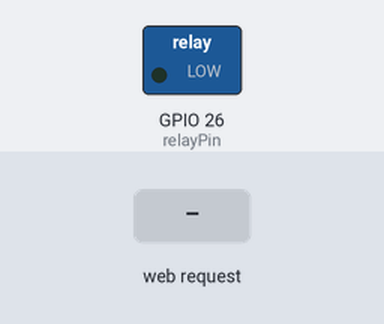
The sketch below on a simulated ESP32. Shown: switched loads named in the sketch (green lamp = pin HIGH). Inputs (shaded band) come from the test bench. WiFi joins after 1.5 s; servers stay silent unless stated.

Above: at 2.7 s.
2.8 s: HTTP request GET /on received
At 3.4 s:
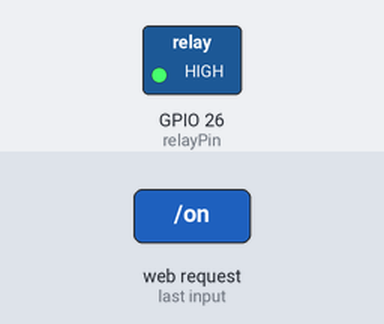
4.3 s: HTTP request GET /off received
At 4.6 s:
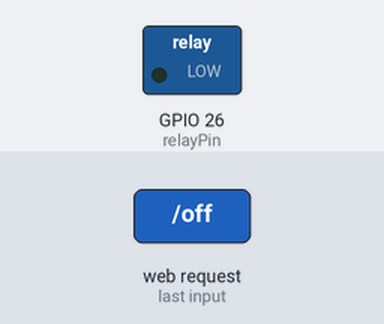
Timing chart, 0 to 7.3 s (numbered marks = the images above; inputs shaded):
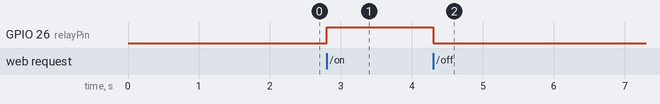

Measured:
- after the input at 2.8 s, GPIO 26 (relayPin): LOW → HIGH at once
- after the input at 4.3 s, GPIO 26 (relayPin): HIGH → LOW at once

The sketch:

esp32_web_home_automation.ino
```cpp
// ESP32 Wi-Fi Home Automation Web Server
#include <WiFi.h>
#include <WebServer.h>

const char* ssid = "YOUR_WIFI_SSID";
const char* password = "YOUR_WIFI_PASSWORD";

WebServer server(80);
const int relayPin = 26;

void handleRoot() {
  String html = "<html><body><h1>ESP32 Home Automation</h1>";
  html += "<p><a href='/on'><button>Turn ON</button></a></p>";
  html += "<p><a href='/off'><button>Turn OFF</button></a></p></body></html>";
  server.send(200, "text/html", html);
}

void setup() {
  pinMode(relayPin, OUTPUT);
  digitalWrite(relayPin, LOW);
  WiFi.begin(ssid, password);
  while (WiFi.status() != WL_CONNECTED) delay(500);

  server.on("/", handleRoot);
  server.on("/on", []() { digitalWrite(relayPin, HIGH); server.send(200, "text/html", "Relay ON"); });
  server.on("/off", []() { digitalWrite(relayPin, LOW); server.send(200, "text/html", "Relay OFF"); });
  server.begin();
}

void loop() {
  server.handleClient();
}
```
